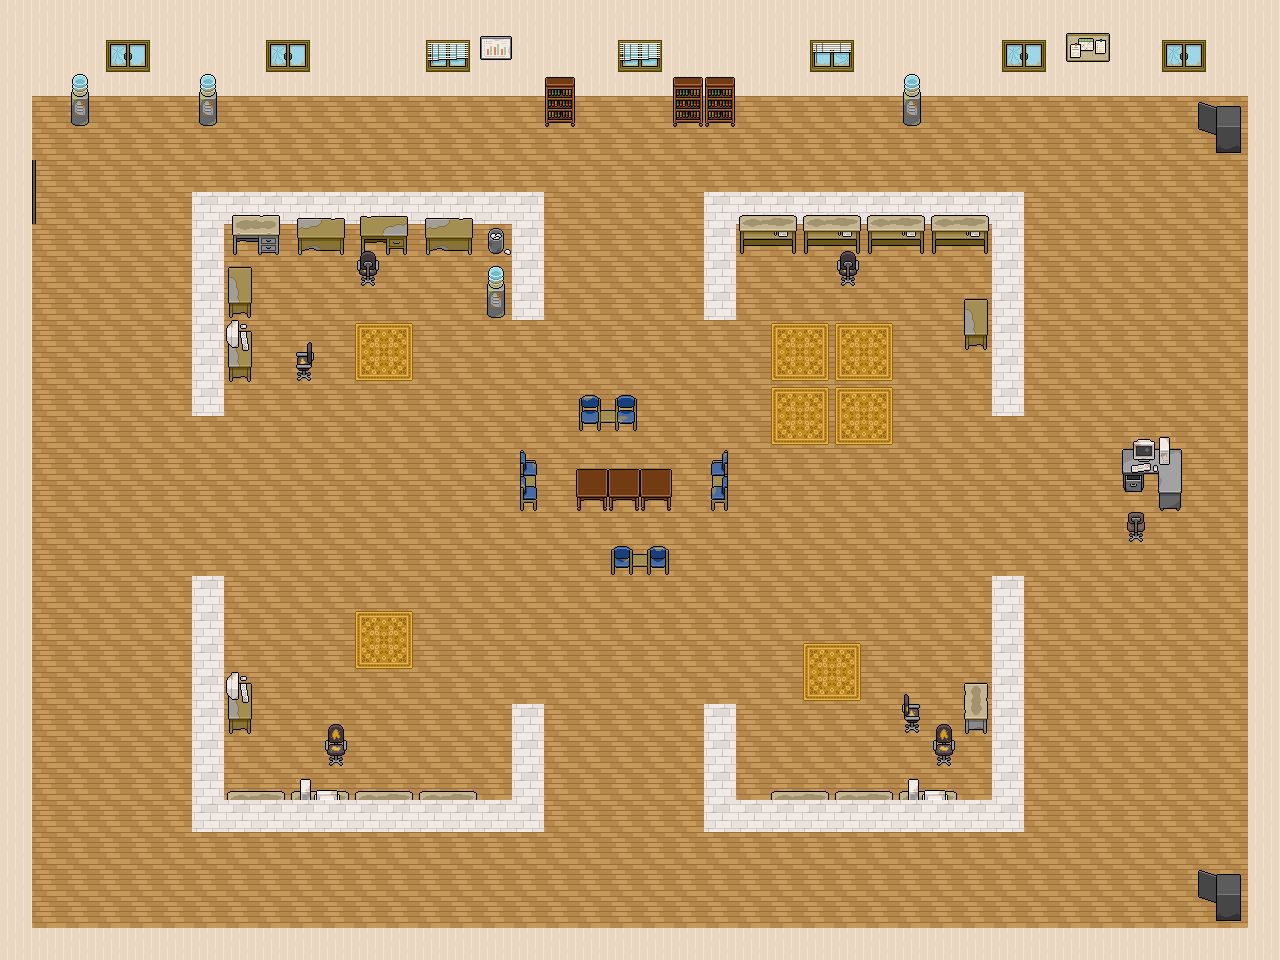

Below is a game level as drawn by its tile map, then a one-line description and the .tmx that defines it (tile-layer data replaced by summaries):
An orthogonal 40x30 tile map with 32x32 px tiles, 4 tile layers (Tile Layer 1, Tile Layer 2, Tile Layer 3, Tile Layer 4), 7 tilesets and 61 objects.

<map version="1.10" tiledversion="1.12.0" orientation="orthogonal" renderorder="right-down" width="40" height="30" tilewidth="32" tileheight="32" infinite="0" nextlayerid="8" nextobjectid="81">
 <tileset firstgid="1" source="Pixel Interiors 32x32pxl.tsx" />
 <tileset firstgid="188" source="TILESET INDOORS +Bathroom.tsx" />
 <tileset firstgid="269" source="Office_BuildingTiles_32x32.tsx" />
 <tileset firstgid="353" source="Office_Walls_32x32.tsx" />
 <tileset firstgid="535" source="makeshift_room_door_tiles.tsx" />
 <tileset firstgid="751" source="classic_furnitureset.tsx" />
 <tileset firstgid="872" source="Office_Furniture_32x32.tsx" />
 <layer id="1" name="Tile Layer 1" width="40" height="30">
  <data>[1200 cells, 1200 non-empty, 2 distinct tile ids]</data>
 </layer>
 <layer id="2" name="Tile Layer 2" width="40" height="30">
  <data>[1200 cells, 117 non-empty, 21 distinct tile ids]</data>
 </layer>
 <layer id="3" name="Tile Layer 3" width="40" height="30">
  <data>[1200 cells, 90 non-empty, 26 distinct tile ids]</data>
 </layer>
 <layer id="4" name="Tile Layer 4" width="40" height="30">
  <data>[1200 cells, 56 non-empty, 35 distinct tile ids]</data>
 </layer>
 <objectgroup id="5" name="Interactables">
  <object id="53" x="72.6667" y="78" width="19.3333" height="44.6667">
   <properties>
    <property name="autoTrigger" type="bool" value="true" />
    <property name="dialogueId" value="scene2_water" />
   </properties>
  </object>
  <object id="68" x="197" y="79.6667" width="22" height="45.3334">
   <properties>
    <property name="autoTrigger" type="bool" value="true" />
    <property name="dialogueId" value="scene2_water" />
   </properties>
  </object>
  <object id="69" x="901" y="75" width="23.3333" height="46.6667">
   <properties>
    <property name="autoTrigger" type="bool" value="true" />
    <property name="dialogueId" value="scene2_water" />
   </properties>
  </object>
  <object id="70" x="540.333" y="75" width="38.6666" height="50">
   <properties>
    <property name="autoTrigger" type="bool" value="true" />
    <property name="dialogueId" value="scene2_bookshelf" />
   </properties>
  </object>
  <object id="71" x="669" y="75.6666" width="69.3333" height="50.6667">
   <properties>
    <property name="autoTrigger" type="bool" value="true" />
    <property name="dialogueId" value="scene2_bookshelf" />
   </properties>
  </object>
  <object id="72" x="488.333" y="232.333" width="19.3333" height="19.3334">
   <properties>
    <property name="autoTrigger" type="bool" value="true" />
    <property name="dialogueId" value="scene2_bin" />
   </properties>
  </object>
  <object id="73" x="227.667" y="319.667" width="32" height="41.3334">
   <properties>
    <property name="autoTrigger" type="bool" value="true" />
    <property name="dialogueId" value="scene2_pc" />
   </properties>
  </object>
  <object id="74" x="483.667" y="268" width="27.3333" height="47.3334">
   <properties>
    <property name="autoTrigger" type="bool" value="true" />
    <property name="dialogueId" value="scene2_water" />
   </properties>
  </object>
  <object id="75" x="227.333" y="669.333" width="32" height="41.3334">
   <properties>
    <property name="autoTrigger" type="bool" value="true" />
    <property name="dialogueId" value="scene2_pc" />
   </properties>
  </object>
  <object id="76" x="285.333" y="771.333" width="56.6667" height="39.3334">
   <properties>
    <property name="autoTrigger" type="bool" value="true" />
    <property name="dialogueId" value="scene2_pc" />
   </properties>
  </object>
  <object id="77" x="900.667" y="768.667" width="56" height="33.3334">
   <properties>
    <property name="autoTrigger" type="bool" value="true" />
    <property name="dialogueId" value="scene2_pc" />
   </properties>
  </object>
  <object id="78" x="1207.33" y="874.667" width="32" height="41.3334">
   <properties>
    <property name="autoTrigger" type="bool" value="true" />
    <property name="dialogueId" value="scene2_printer" />
   </properties>
  </object>
  <object id="79" x="1208" y="100" width="37.3333" height="54.0001">
   <properties>
    <property name="autoTrigger" type="bool" value="true" />
    <property name="dialogueId" value="scene2_printer" />
   </properties>
  </object>
  <object id="80" x="568" y="463.333" width="108" height="41.3334">
   <properties>
    <property name="autoTrigger" type="bool" value="true" />
    <property name="dialogueId" value="scene2_table" />
   </properties>
  </object>
 </objectgroup>
 <objectgroup id="6" name="Portals">
  <properties>
   <property name="lockMessage" value="" />
   <property name="locked" type="bool" value="false" />
   <property name="maxScene" type="int" value="0" />
   <property name="minScene" type="int" value="0" />
   <property name="spawnX" type="float" value="0" />
   <property name="spawnY" type="float" value="0" />
   <property name="targetMap" value="" />
  </properties>
  <object id="51" x="15.1745" y="163.126" width="13.2777" height="63.5432">
   <properties>
    <property name="lockMessage" value="" />
    <property name="locked" type="bool" value="false" />
    <property name="maxScene" type="int" value="0" />
    <property name="minScene" type="int" value="0" />
    <property name="spawnX" type="float" value="225" />
    <property name="spawnY" type="float" value="63" />
    <property name="targetMap" value="elevator.tmx" />
   </properties>
  </object>
 </objectgroup>
 <objectgroup id="7" name="Collisions">
  <object id="1" x="-12.1528" y="-13.8889" width="1305.56" height="97.2222" />
  <object id="2" x="1250" y="60.7639" width="38.1944" height="909.722" />
  <object id="4" x="-10.4167" y="930.556" width="1281.25" height="60.7639" />
  <object id="5" x="-8.68056" y="57.2917" width="38.1944" height="105.903" />
  <object id="6" x="-12.1528" y="161.458" width="27.7778" height="71.1806" />
  <object id="7" x="-12.1528" y="232.639" width="39.9306" height="706.597" />
  <object id="10" x="192.527" y="192.527" width="349.962" height="25.607" />
  <object id="11" x="193.475" y="220.979" width="29.4006" height="192.527" />
  <object id="12" x="515.933" y="219.082" width="27.5038" height="101.48" />
  <object id="13" x="236.153" y="220.979" width="234.256" height="15.1745" />
  <object id="14" x="362.291" y="262.709" width="13.2777" height="10.4325" />
  <object id="15" x="226.669" y="265.554" width="11.3809" height="101.48" />
  <object id="16" x="305.387" y="357.549" width="4.74203" height="8.53566" />
  <object id="17" x="486.533" y="228.566" width="22.7618" height="10.4325" />
  <object id="18" x="487.481" y="274.09" width="18.9681" height="24.6586" />
  <object id="19" x="576.631" y="470.41" width="93.8923" height="19.9165" />
  <object id="20" x="518.778" y="452.39" width="8.53566" height="50.2656" />
  <object id="21" x="582.322" y="397.382" width="52.1624" height="14.2261" />
  <object id="22" x="718.892" y="454.287" width="8.53566" height="49.3171" />
  <object id="23" x="614.568" y="551.973" width="52.1624" height="9.48407" />
  <object id="24" x="189.681" y="577.58" width="32.2458" height="253.225" />
  <object id="25" x="226.669" y="675.266" width="15.1745" height="46.4719" />
  <object id="26" x="217.185" y="796.662" width="329.097" height="36.0395" />
  <object id="27" x="513.088" y="700.873" width="29.4006" height="100.531" />
  <object id="28" x="328.149" y="735.015" width="15.1745" height="13.2777" />
  <object id="29" x="1224.39" y="874.431" width="16.1229" height="38.8847" />
  <object id="30" x="704.666" y="704.666" width="30.349" height="123.293" />
  <object id="31" x="735.015" y="796.662" width="288.316" height="35.091" />
  <object id="32" x="989.188" y="574.734" width="33.1942" height="238.05" />
  <object id="33" x="970.22" y="686.646" width="26.5554" height="36.9879" />
  <object id="35" x="902.883" y="700.873" width="4.74203" height="18.9681" />
  </objectgroup>
</map>
<!-- 15 of 61 objects omitted -->
